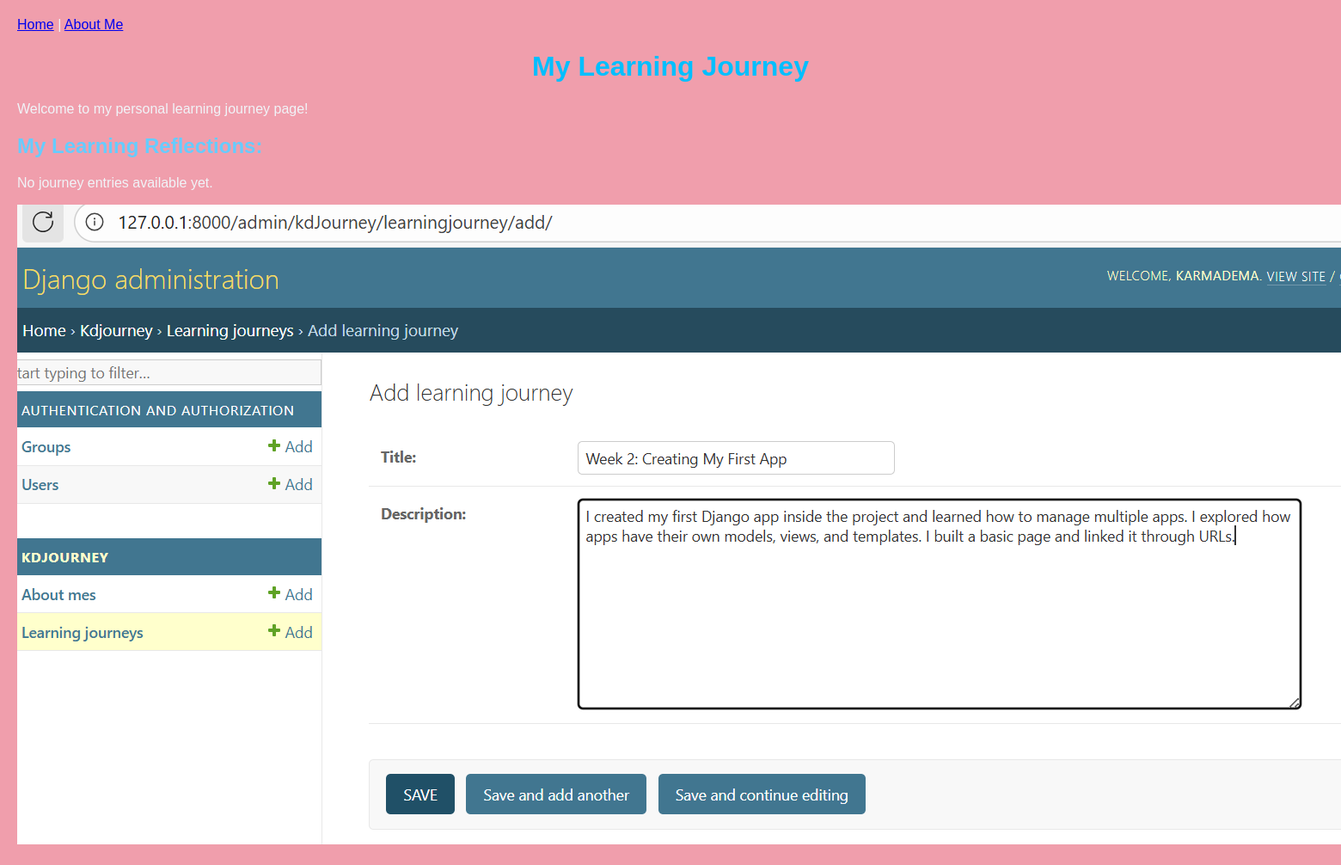
/, run on an earlier commit of the app's database.
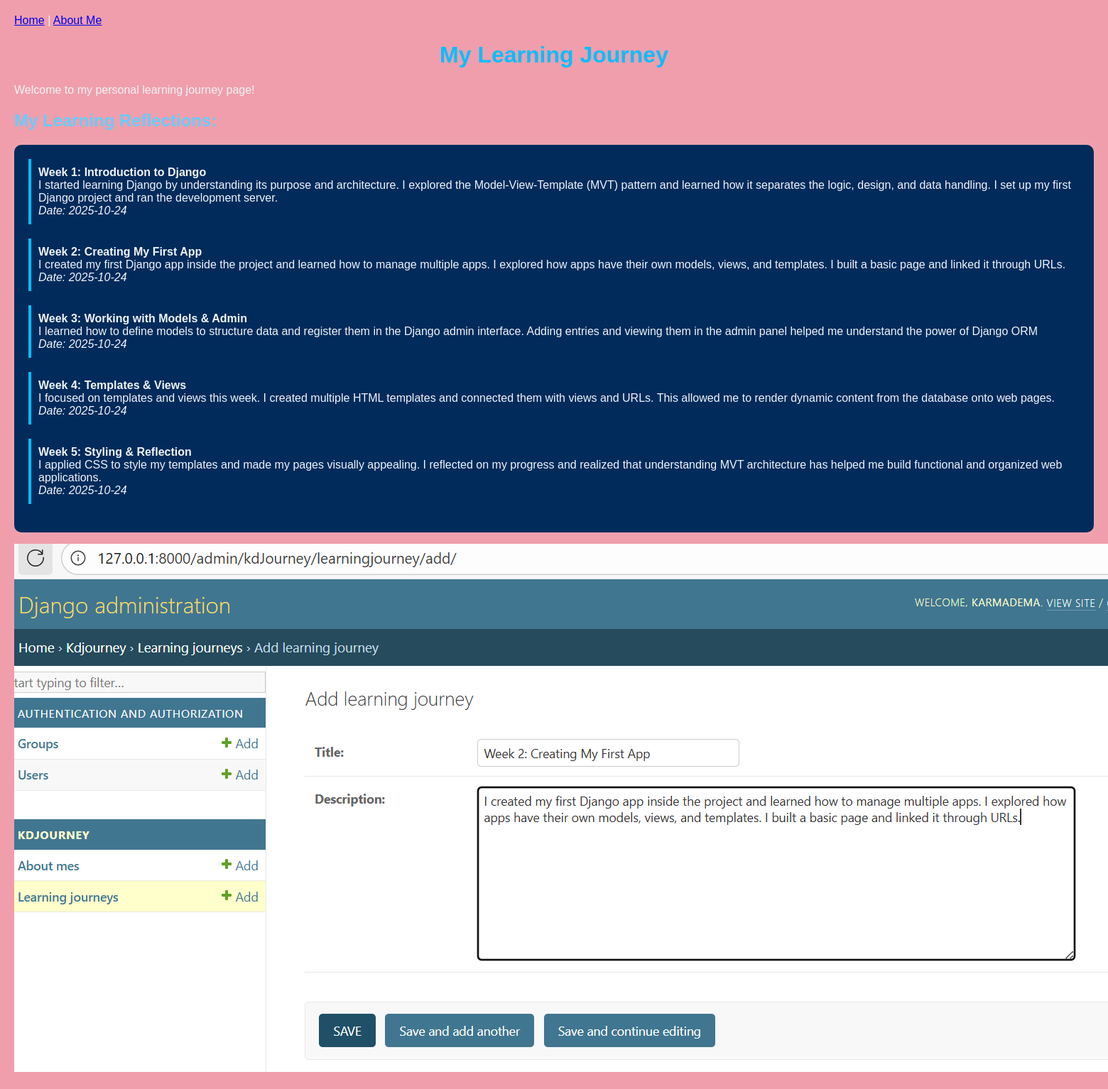
And on a later commit of the database.
### kdJourney/models.py (models this page shows, shortened)
class LearningJourney(models.Model):
    title = models.CharField(max_length=100)
    description = models.TextField()
    date = models.DateField(auto_now_add=True)

### kdJourney/views.py (the view)
# urls.py: path('', views.index, name='index'),
def index(request):
    journeys = LearningJourney.objects.all().order_by('-date')
    return render(request, 'index.html', {'journeys': journeys})

### kdJourney/templates/index.html (shortened to what this page needs)
{% load static %}
<!DOCTYPE html>
<html>
<head>
    <link rel="stylesheet" href="{% static 'styles/styles.css' %}">
</head>
<body>
    <nav>
        <a href="{% url 'index' %}">Home</a> |
        <a href="{% url 'aboutMe' %}">About Me</a>
    </nav>
    <h1>My Learning Journey</h1>
    <p>Welcome to my personal learning journey page!</p>
    <h2>My Learning Reflections:</h2>
    {% if journeys %}
        <ul>
        {% for journey in journeys %}
            <li>
                <strong>{{ journey.title }}</strong><br>
                {{ journey.description }}<br>
                <em>Date: {{ journey.date|date:"Y-m-d" }}</em>
            </li>
        {% endfor %}
        </ul>
    {% else %}
        <p>No journey entries available yet.</p>
    {% endif %}
    <div class="index-image">
      <img src="{% static 'images/3.PNG' %}" alt="Description of Image">
    </div>
</body>
</html>

### kdJourney/static/styles/styles.css (style rules this page uses)
body { font-family: Arial, sans-serif; background-color: #001f3f; color: #f0f4f8; margin: 20px; }
h1 { color: #00bfff; text-align: center; }
h2 { color: #66ccff; text-align: left; }
ul { background-color: #002b5b; padding: 20px; border-radius: 10px; box-shadow: 0 0 15px rgba(255, 255, 255, 0.1); list-style-type: none; }
li { margin-bottom: 20px; padding: 10px; border-left: 4px solid #00bfff; }

### kdJourney/templates/index.html (style rules this page uses)
body { background-color: rgb(240, 158, 172); }

What changed in the data, as far as the page shows it:
added LearningJourney: title "Week 1: Introduction to Django", description "I started learning Django by understanding its purpose and architecture. I explored the Model-View-Template (MVT) pattern and learned how it separates the logic, design, and data handling. I set up my first Django project and ran the development server.", date "2025-10-24"
added LearningJourney: title "Week 2: Creating My First App", description "I created my first Django app inside the project and learned how to manage multiple apps. I explored how apps have their own models, views, and templates. I built a basic page and linked it through URLs.", date "2025-10-24"
added LearningJourney: title "Week 3: Working with Models & Admin", description "I learned how to define models to structure data and register them in the Django admin interface. Adding entries and viewing them in the admin panel helped me understand the power of Django ORM", date "2025-10-24"
added LearningJourney: title "Week 4: Templates & Views", description "I focused on templates and views this week. I created multiple HTML templates and connected them with views and URLs. This allowed me to render dynamic content from the database onto web pages.", date "2025-10-24"
added LearningJourney: title "Week 5: Styling & Reflection", description "I applied CSS to style my templates and made my pages visually appealing. I reflected on my progress and realized that understanding MVT architecture has helped me build functional and organized web applications.", date "2025-10-24"
Also different on the page:
text no longer shown: "No journey entries available yet."
